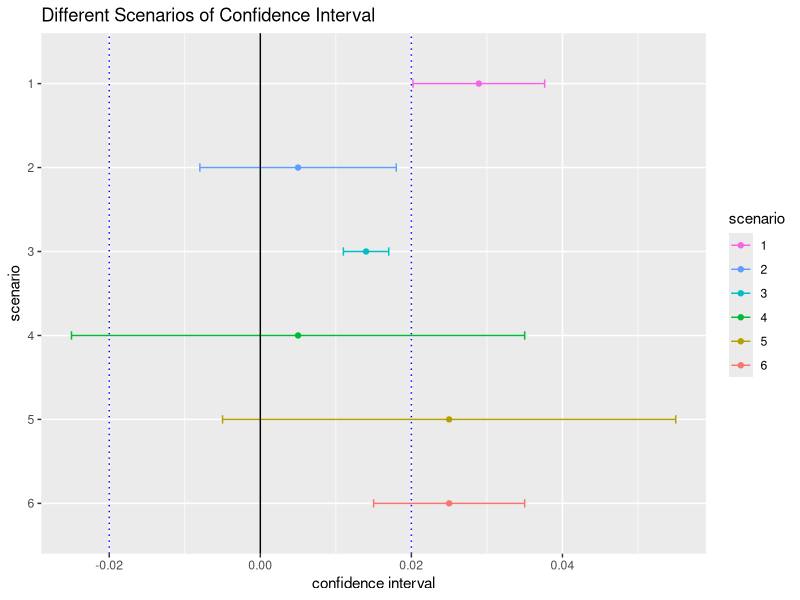

Here is the R script that generated this plot:
## ---- chunk 1

# parameters
baseline  <- 0.1
delta 	  <- 0.02
power 	  <- 0.8
sig_level <- 0.05

result <- power.prop.test( p1 = baseline, p2 = baseline + delta, 
				 		   power = power, sig.level = sig_level,
				 		   alternative = "two.sided" )
result

## ---- chunk 2

# parameters 
count_control 	 <- 974
sizes_control 	 <- 10072
count_experiment <- 1242
sizes_experiment <- 9886

ABTest <- function( count_control = count_control, 
					sizes_control = sizes_control,
					count_experiment = count_experiment, 
					sizes_experiment = sizes_experiment )
{
	# probability of each group 
	p_control <- count_control / sizes_control
	p_experiment <- count_experiment / sizes_experiment

	# @p : pooled probability
	# @std_error pooled standard deviation (error ) 
	p <- ( count_control + count_experiment ) / ( sizes_experiment + sizes_control )
	std_error <- sqrt( p * ( 1 - p ) * ( 1 / sizes_control + 1 / sizes_experiment ) )

	# 95 percent confidence interval's z score = 1.96, equivalent to 
	# qnorm( 0.975 )
	difference <- p_experiment - p_control
	confidence <- difference + c( -1, 1 ) * 1.96 * std_error

	return( data.frame( lower = confidence[1], 
						mean  = difference,
						upper = confidence[2] ) )
}

confidence <- ABTest( count_control = count_control, 
					  sizes_control = sizes_control,
					  count_experiment = count_experiment, 
					  sizes_experiment = sizes_experiment )
confidence

## ---- chunk 3

# fixed artifical plot
# using delta = 0.02 as the minimum detectable boundary 
library(ggplot2)

scenario <- as.character(2:6)
lower <- c( -0.008, 0.011, -0.025, -0.005, 0.015 )
mean  <- c( 0.005, 0.014, 0.005, 0.025, 0.025 )
upper <- c( 0.018, 0.017, 0.035, 0.055, 0.035 )

examples <- data.frame( scenario, lower, mean, upper )
examples <- rbind( cbind( scenario = "1", confidence ), examples )
examples$scenario <- factor( examples$scenario, levels = as.character(6:1) )

ggplot( examples, aes( mean, scenario, color = scenario ) ) + 
geom_point() + 
geom_errorbarh( aes( xmin = lower, xmax = upper ), height = 0.1 ) + 
geom_vline( xintercept = 0, color = "black" ) + 
geom_vline( xintercept = delta, color = "blue", linetype = "dotted" ) + 
geom_vline( xintercept = -delta, color = "blue", linetype = "dotted" ) +
scale_color_discrete( breaks = as.character(1:6) ) +  
labs( title = "Different Scenarios of Confidence Interval",
	  x = "confidence interval" ) 

## ---- chunk 4

group1 <- 64454
group2 <- 61818
SanityCheck <- function( group1, group2 )
{
	n <- group1 + group2
	confidence <- n * 0.5 + c( -1, 1 ) * 1.96 * sqrt( n * 0.5 * 0.5 ) 
	return(confidence)
}
( sanity <- SanityCheck( group1, group2 ) ) 

## ---- chunk 5

sessionInfo()

